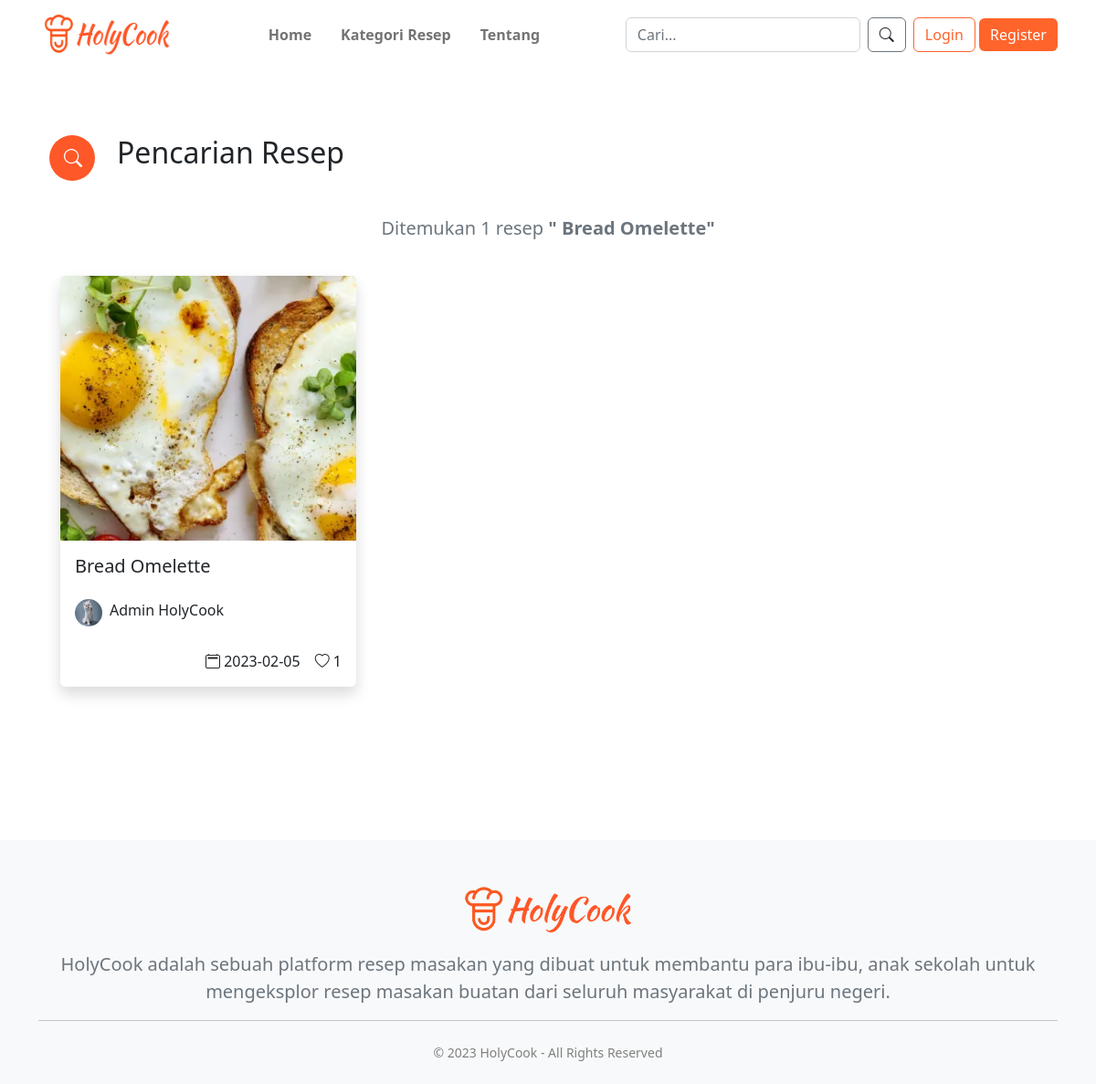
The app's page /pages/resep-cari.php?cari=Bread Omelette with its own data.
### tables this page shows
CREATE TABLE `resep` (
  `id_resep` int(5) NOT NULL AUTO_INCREMENT,
  `judul` varchar(100) NOT NULL,
  `kategori` varchar(50) NOT NULL,
  `porsi` int(5) NOT NULL,
  `lama_masak` varchar(50) NOT NULL,
  `deskripsi` longtext NOT NULL,
  `bahan` longtext NOT NULL,
  `langkah` longtext NOT NULL,
  `gizi` longtext NOT NULL,
  `foto` varchar(50) NOT NULL,
  `tanggal` date NOT NULL,
  `id_user` int(5) NOT NULL,
  PRIMARY KEY (`id_resep`),
  KEY `id_user` (`id_user`),
  CONSTRAINT `resep_ibfk_1` FOREIGN KEY (`id_user`) REFERENCES `user` (`id_user`)
);

CREATE TABLE `user` (
  `id_user` int(5) NOT NULL AUTO_INCREMENT,
  `nama` varchar(100) NOT NULL,
  `jk` enum('L','P') NOT NULL,
  `no_telp` varchar(13) NOT NULL,
  `alamat` text NOT NULL,
  `foto` varchar(50) NOT NULL,
  `email` varchar(50) NOT NULL,
  `password` text NOT NULL,
  PRIMARY KEY (`id_user`)
);

### pages/resep-cari.php (the view, shortened to what this page needs)
<?php
include 'layout.php';
$db = dbConnect();
?>
<div class="container px-4 py-5">
    <div class="d-flex my-4 justify-content-start">
        <div class="d-flex align-items-center text-white me-4 rounded-circle"
            style="background:#fe5828;width:50px;height:50px;position:relative">
            <i class="bi bi-search fs-5 text-center p-3"></i>
        </div>
        <h2>Pencarian Resep</h2>
    </div>
    <?php
    if (isset($_GET["cari"])) {
        $cari = $_GET["cari"];
        if ($db->connect_errno == 0) {
            if ($cari != "") {
                $sql = "SELECT b.id_resep, b.judul, b.tanggal, b.foto, b.id_user, c.id_user, c.nama AS nama_user, c.foto AS fotoUser
                        FROM resep b INNER JOIN user c ON b.id_user = c.id_user WHERE b.judul LIKE '%$cari%'";
                $res = $db->query($sql);
                if ($res) {
                    if ($res->num_rows > 0) {
                        $data = $res->fetch_all(MYSQLI_ASSOC);
                        ?>
                        <h5 class="text-muted text-center" style="margin: 40px 0px 40px">
                            Ditemukan
                            <?php echo count($data) ?> resep <span><strong>"
                                    <?php echo $cari ?>"
                                </strong></span>
                        </h5>
                        <div class="container-fluid">
                            <div class="row g-5">
                                <?php
                                foreach ($data as $row) {
                                    $id_resep = $row["id_resep"];
                                    ?>
                                    <div class="col-xl-4 col-md-6 mb-4">
                                        <div class="block">
                                            <a href="detail-resep.php?id_resep=<?= $id_resep ?>" class="text-decoration-none text-dark resep">
                                                <div class="card shadow border-0">
                                                    <div class="inner">
                                                        <img src="../assets/uploads/resep/<?= $row["foto"] ?>" class="card-img-top img-fluid"
                                                            alt="Foto Resep" style="width: 500px; height: 290px;" />
                                                    </div>
                                                    <div class="card-body">
                                                        <h5 class="card-title mb-4 judul">
                                                            <?= $row["judul"] ?>
                                                        </h5>
                                                        <div class="d-flex justify-content-start">
                                                            <?php
                                                            if ($row['fotoUser'] != 'profile-pict.png') {
                                                                ?>
                                                                <img src="../assets/uploads/profile/<?= $row["fotoUser"] ?>" alt="Profile"
                                                                    class="img-fluid rounded-circle" style="width: 30px; height: 30px" />
                                                                <?php
                                                            } else {
                                                                ?>
                                                                <img src="../assets/images/<?= $row['fotoUser'] ?>" alt="Profile"
                                                                    class="img-fluid rounded-circle" style="width: 30px; height: 30px" />
                                                                <?php
                                                            }
                                                            ?>
                                                            <p class="ms-2">
                                                                <?= $row["nama_user"] ?>
                                                            </p>
                                                        </div>
                                                    </div>
                                                    <div class="d-flex justify-content-end">
                                                        <p class="me-3"><i class="bi bi-calendar2"></i>
                                                            <?= $row["tanggal"] ?>
                                                        </p>
                                                        <?php
                                                        $sqlcount = "SELECT COUNT(*) as jml_favorit FROM resep_favorit WHERE id_resep = '$id_resep'";
                                                        $rescount = $db->query($sqlcount);
                                                        $jml_fav = $rescount->fetch_assoc();
                                                        ?>
                                                        <p class="me-3"><i class="bi bi-heart"></i>
                                                            <?= $jml_fav['jml_favorit'] ?>
                                                        </p>
                                                    </div>
                                                </div>
                                            </a>
                                        </div>
                                    </div>
                                    <?php
                                }
                                ?>
                            </div>
                        </div>
                        <?php
                    }
                } else
                    echo $db->error;
            }
        } else
            return $db->connect_errno;
    }
    ?>
</div>

### assets/components/Style.css (style rules this page uses)
.inner { overflow: hidden; }
.inner img { transition: all 0.5s ease; object-fit: cover; }
.resep .judul { transition: all 0.3s ease; }

### pages/layout.php (style rules this page uses)
html, body { height: 100%; background: #fff; }

### pages/resep-cari.php (style rules this page uses)
.card-img-top { object-fit: cover; width: 100%; height: 40vh; }
.block { display: none; }

### records on screen
resep: foto (picture), judul "Bread Omelette", id_user.foto (picture), id_user.nama "Admin HolyCook", tanggal "2023-02-05", jml_favorit "1"

### other values on screen
count($data) "1"
$cari "Bread Omelette"
